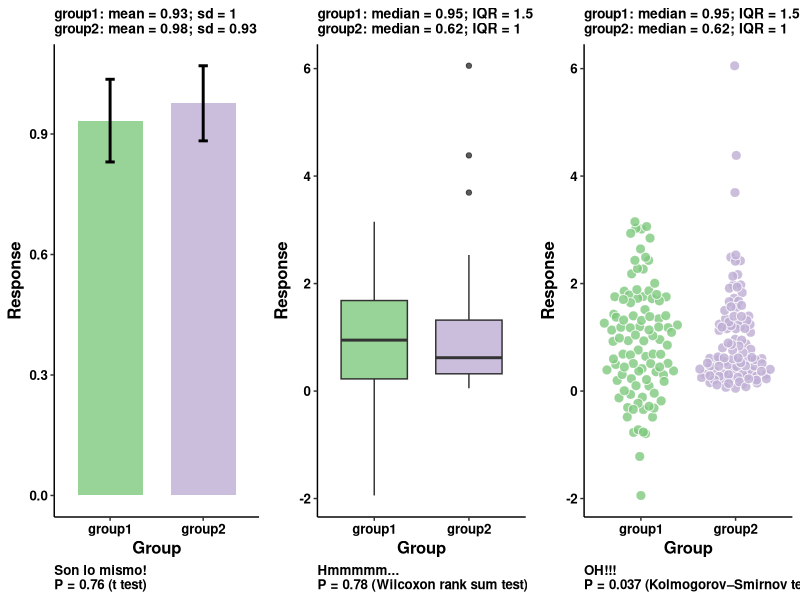
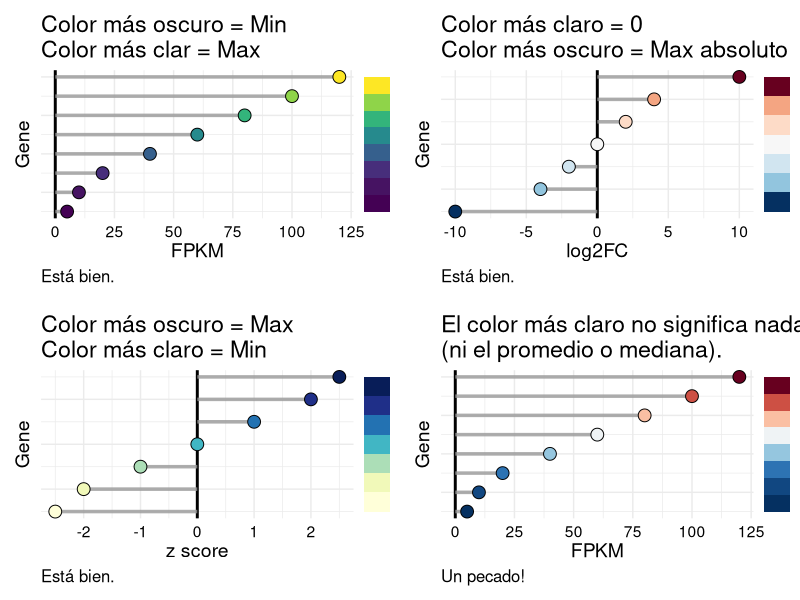
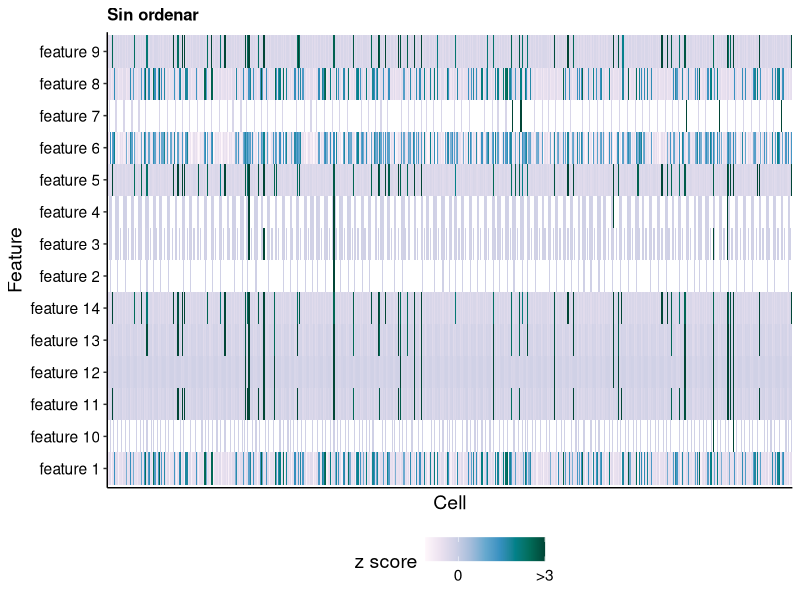
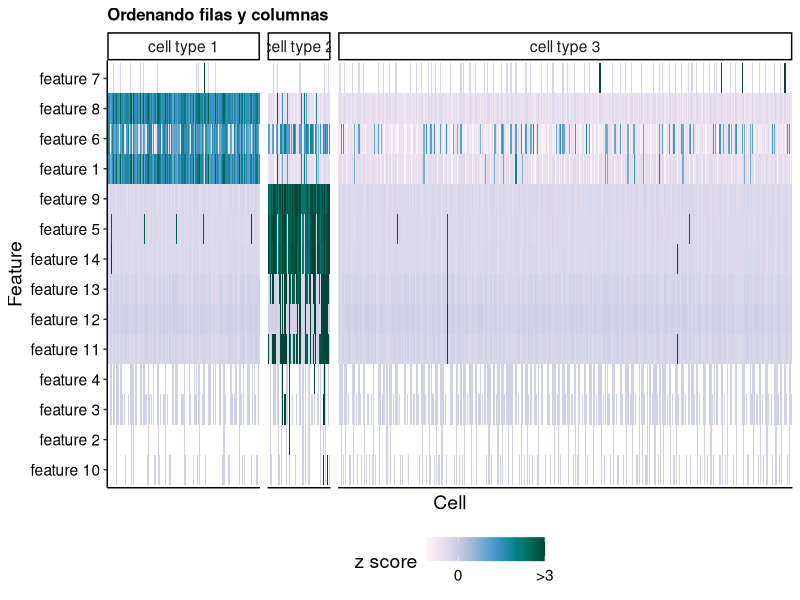
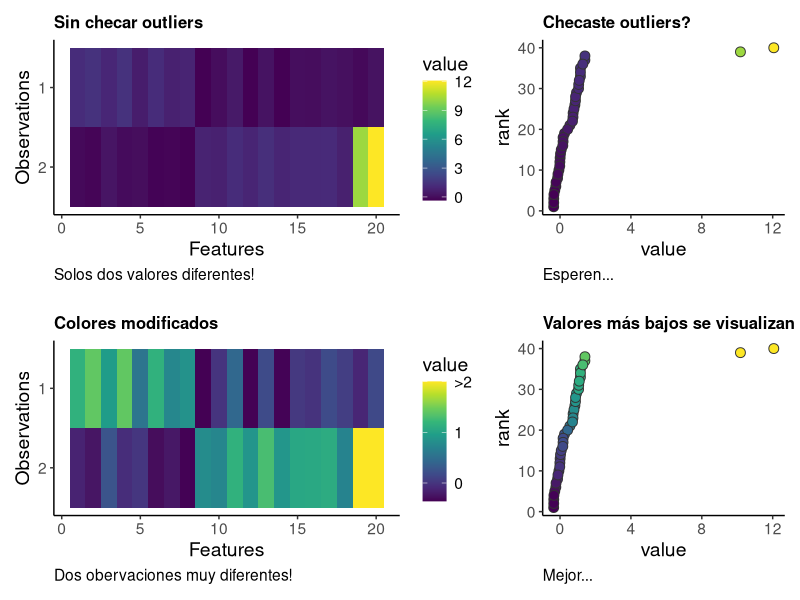
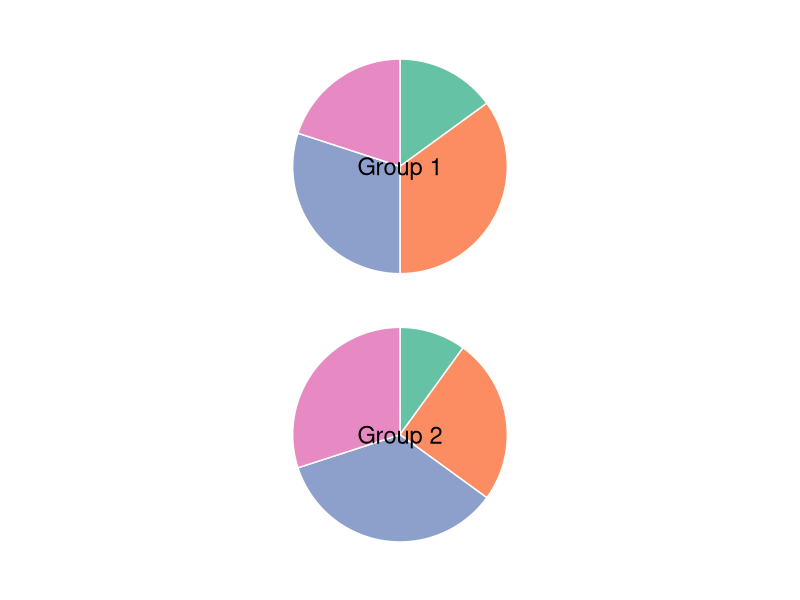
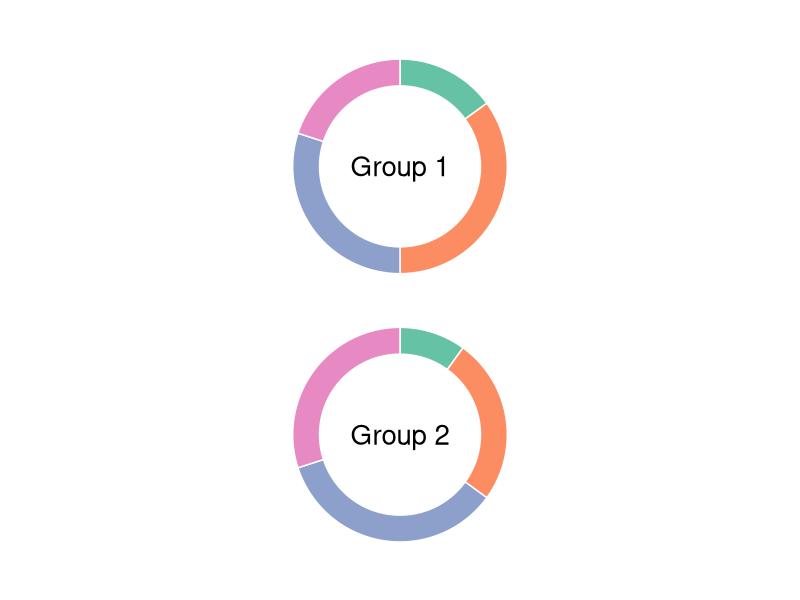
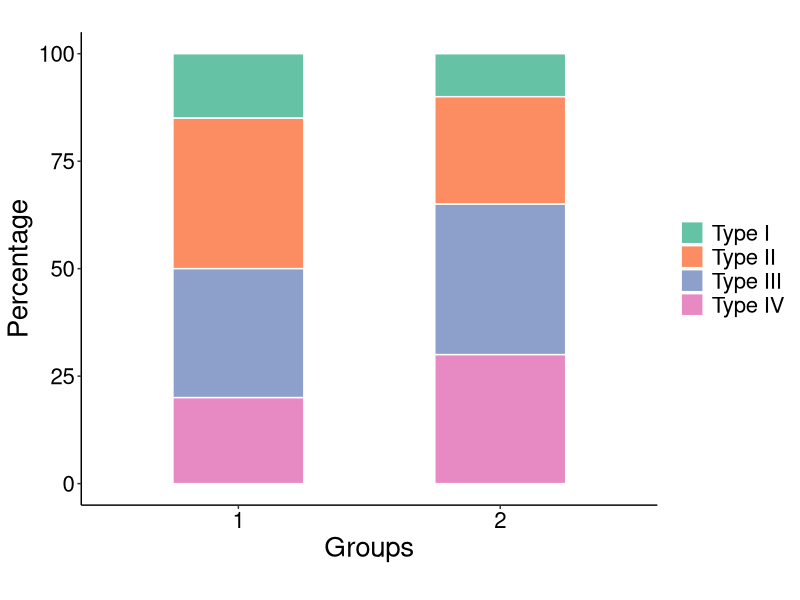

Recreate these plots in R, in order.
#install.packages("ggbeeswarm")
library(tidyverse)
library(ggbeeswarm) 
library(RColorBrewer) 
library(cowplot) 

set.seed(666)
group1 <- rnorm(n = 100, mean = 1, sd = 1)
group2 <- rlnorm(n = 100, 
                 meanlog = log(1^2/sqrt(1^2 + 1^2)), 
                 sdlog = sqrt(log(1+(1^2/1^2))))

sd(group1)
sd(group2)

mean(group1)
mean(group2)

median(group1)
median(group2)

groups_long <- cbind(
  group1,
  group2
) %>% 
  as.data.frame() %>% 
  gather("group", "response", 1:2)

head(groups_long)

t.test(group1, group2)


wilcox.test(group1, group2)

ks.test(group1, group2)

# bar <- groups_long %>%
#   ggplot(aes(x = group, y = response)) +
#   geom_bar(stat = "summary", fun = mean,
#            width = 0.7, alpha = 0.8,
#            aes(fill = group)) +
#   stat_summary(geom = "errorbar", fun.data = "mean_se",
#                width = 0.1, size = 1) +
#   scale_fill_manual(values = brewer.pal(8, "Accent")[1:2]) +
#   labs(x = "Group",
#        y = "Response",
#        caption = paste0("Es lo mismo!\nP = ",
#                         signif(t.test(group1, group2)$p.value, 2),
#                         " (t test)")) +
#   theme_classic() +
#   theme(
#     text = element_text(size = 12, face = "bold", color = "black"),
#     axis.text = element_text(color = "black"),
#     legend.position = "none",
#     plot.title = element_text(size = 10),
#     plot.caption = element_text(hjust = 0)
#   ) +
#   ggtitle(
#     paste0(
#       "group1: mean = ", signif(mean(group1), 2),
#       "; sd = ", signif(sd(group1), 2), "\n",
#       "group2: mean = ", signif(mean(group2), 2),
#       "; sd = ", signif(sd(group2), 2)
#     ))
# 
# 
# 
# bar

# box <- groups_long %>%
#   ggplot(aes(x = group, y = response)) +
#   geom_boxplot(width = 0.7, alpha = 0.8,
#           aes(fill = group)) +
#   scale_fill_manual(values = brewer.pal(8, "Accent")[1:2]) +
#   labs(x = "Group",
#        y = "Response",
#        caption = paste0("Hmmmmm...\nP = ",
#                         signif(wilcox.test(group1, group2)$p.value, 2),
#                         " (Wilcoxon rank sum test)")) +
#   theme_classic() +
#   theme(
#     text = element_text(size = 12, face = "bold", color = "black"),
#     axis.text = element_text(color = "black"),
#     legend.position = "none",
#     plot.title = element_text(size = 10),
#     plot.caption = element_text(hjust = 0)
#   ) +
#   ggtitle(
#     paste0(
#       "group1: median = ", signif(median(group1), 2),
#       "; IQR = ", signif(IQR(group1), 2), "\n",
#       "group2: median = ", signif(median(group2), 2),
#       "; IQR = ", signif(IQR(group2), 2)
#     )
#   )
# 
# box

# dotplot <- groups_long %>%
#   ggplot(aes(x = group, y = response)) +
#   ggbeeswarm::geom_quasirandom(
#     shape = 21, color = "white",
#     alpha = 0.8, size = 3,
#     aes(fill = group)
#   ) +
#   scale_fill_manual(values = brewer.pal(8, "Accent")[1:2]) +
#   labs(x = "Group",
#        y = "Response",
#         caption = paste0("OH!!!\nP = ",
#                         signif(ks.test(group1, group2)$p.value, 2),
#                         " (Kolmogorov–Smirnov test)")) +
#   theme_classic() +
#   theme(
#     text = element_text(size = 12, face = "bold", color = "black"),
#     axis.text = element_text(color = "black"),
#     legend.position = "none",
#     plot.title = element_text(size = 10),
#     plot.caption = element_text(hjust = 0)
#   ) +
#   ggtitle(
#     paste0(
#       "group1: median = ", signif(median(group1), 2),
#       "; IQR = ", signif(IQR(group1), 2), "\n",
#       "group2: median = ", signif(median(group2), 2),
#       "; IQR = ", signif(IQR(group2), 2)
#     )
#   )
# 
# dotplot

bar <- groups_long %>% 
  ggplot(aes(x = group, y = response)) +
  geom_bar(stat = "summary", fun = mean, 
           width = 0.7, alpha = 0.8,
           aes(fill = group)) + 
  stat_summary(geom = "errorbar", fun.data = "mean_se",
               width = 0.1, size = 1) +
  scale_fill_manual(values = brewer.pal(8, "Accent")[1:2]) +
  labs(x = "Group",
       y = "Response",
       caption = paste0("Son lo mismo!\nP = ", 
                        signif(t.test(group1, group2)$p.value, 2),
                        " (t test)")) +
  theme_classic() +
  theme(
    text = element_text(size = 12, face = "bold", color = "black"),
    axis.text = element_text(color = "black"),
    legend.position = "none",
    plot.title = element_text(size = 10),
    plot.caption = element_text(hjust = 0)
  ) +
  ggtitle(
    paste0(
      "group1: mean = ", signif(mean(group1), 2), 
      "; sd = ", signif(sd(group1), 2), "\n",
      "group2: mean = ", signif(mean(group2), 2), 
      "; sd = ", signif(sd(group2), 2)
    )) 
  
  


box <- groups_long %>% 
  ggplot(aes(x = group, y = response)) +
  geom_boxplot(width = 0.7, alpha = 0.8, 
          aes(fill = group)) +
  scale_fill_manual(values = brewer.pal(8, "Accent")[1:2]) +
  labs(x = "Group",
       y = "Response",
       caption = paste0("Hmmmmm...\nP = ", 
                        signif(wilcox.test(group1, group2)$p.value, 2),
                        " (Wilcoxon rank sum test)")) +
  theme_classic() +
  theme(
    text = element_text(size = 12, face = "bold", color = "black"),
    axis.text = element_text(color = "black"),
    legend.position = "none",
    plot.title = element_text(size = 10),
    plot.caption = element_text(hjust = 0)
  ) +
  ggtitle(
    paste0(
      "group1: median = ", signif(median(group1), 2), 
      "; IQR = ", signif(IQR(group1), 2), "\n",
      "group2: median = ", signif(median(group2), 2), 
      "; IQR = ", signif(IQR(group2), 2)
    )
  )


dotplot <- groups_long %>% 
  ggplot(aes(x = group, y = response)) +
  ggbeeswarm::geom_quasirandom(
    shape = 21, color = "white", 
    alpha = 0.8, size = 3,
    aes(fill = group)
  ) +
  scale_fill_manual(values = brewer.pal(8, "Accent")[1:2]) +
  labs(x = "Group",
       y = "Response",
        caption = paste0("OH!!!\nP = ", 
                        signif(ks.test(group1, group2)$p.value, 2),
                        " (Kolmogorov–Smirnov test)")) +
  theme_classic() +
  theme(
    text = element_text(size = 12, face = "bold", color = "black"),
    axis.text = element_text(color = "black"),
    legend.position = "none",
    plot.title = element_text(size = 10),
    plot.caption = element_text(hjust = 0)
  ) +
  ggtitle(
    paste0(
      "group1: median = ", signif(median(group1), 2), 
      "; IQR = ", signif(IQR(group1), 2), "\n",
      "group2: median = ", signif(median(group2), 2), 
      "; IQR = ", signif(IQR(group2), 2)
    )
  )


library(cowplot)
cowplot::plot_grid(bar,box,dotplot, ncol = 3)

library(viridis) 
library(patchwork)

Dir1 <- data.frame(
  "FPKM" = c(5, 10, 20, 40, 60, 80, 100, 120),
  "Gene" = 1:8
)  

Dir2 <- data.frame(
  "log2FC" = c(-10, -4, -2, 0, 2, 4, 10),
  "Gene" = 1:7
)

Dir3 <- data.frame(
  "z.score" = c(-2.5, -2, -1, 0, 1, 2, 2.5),
  "Gene" = 1:7
)
  


A <- Dir1 %>% 
 ggplot(aes(x = Gene, y = FPKM)) +
  geom_hline(yintercept = 0, size = 1) +
  geom_segment(aes(x = Gene, xend = Gene), 
               yend = 0, size = 1.2, alpha = 0.8, color = "grey60") +
  geom_point(shape = 21, size = 4, aes(fill = FPKM)) +
  scale_fill_gradientn(colors = viridis(n = 10)) +
  labs(caption = "Está bien.") +
  theme_minimal() +
  theme(
    text = element_text(size = 14, color = "black"), 
    axis.text = element_text(color = "black"), 
    axis.text.y = element_blank(), 
    legend.position = "none",
    plot.caption = element_text(hjust = 0, size = 12)
  ) +
  coord_flip()+
  ggtitle("Color más oscuro = Min\nColor más clar = Max")

B <- Dir1 %>% 
  ggplot(aes(x = " ", y = Gene)) +
  geom_tile(aes(fill = FPKM)) +
  scale_fill_gradientn(colors = viridis(n = 10)) +
  theme_void() +
  theme(
    legend.position = "none"
  )

Good1 <- wrap_plots(A, B, nrow = 1, widths = c(1, 0.1))

C <- Dir2 %>% 
 ggplot(aes(x = Gene, y = log2FC)) +
  geom_hline(yintercept = 0, size = 1) +
  geom_segment(aes(x = Gene, xend = Gene), 
               yend = 0, size = 1.2, alpha = 0.8, color = "grey60") +
  geom_point(shape = 21, size = 4, aes(fill = log2FC)) +
  scale_fill_gradientn(colors = rev(brewer.pal(11, "RdBu"))) +
  labs(caption = "Está bien.") +
  theme_minimal() +
  theme(
    text = element_text(size = 14, color = "black"), 
    axis.text = element_text(color = "black"), 
    axis.text.y = element_blank(), 
    legend.position = "none",
    plot.caption = element_text(hjust = 0, size = 12)
  ) +
  coord_flip()+
  ggtitle("Color más claro = 0\nColor más oscuro = Max absoluto")

D <- Dir2 %>% 
  ggplot(aes(x = " ", y = Gene)) +
  geom_tile(aes(fill = log2FC)) +
  scale_fill_gradientn(colors = rev(brewer.pal(11, "RdBu"))) +
  theme_void() +
  theme(
    legend.position = "none"
  )

Good2 <- wrap_plots(C, D, nrow = 1, widths = c(1, 0.1))


E <- Dir3 %>% 
 ggplot(aes(x = Gene, y = z.score)) +
  geom_hline(yintercept = 0, size = 1) +
  geom_segment(aes(x = Gene, xend = Gene), 
               yend = 0, size = 1.2, alpha = 0.8, color = "grey60") +
  geom_point(shape = 21, size = 4, aes(fill = z.score)) +
  scale_fill_gradientn(colors = brewer.pal(9, "YlGnBu")) +
  labs(caption = "Está bien.",
       y = "z score") +
  theme_minimal() +
  theme(
    text = element_text(size = 14, color = "black"), 
    axis.text = element_text(color = "black"), 
    axis.text.y = element_blank(), 
    legend.position = "none",
    plot.caption = element_text(hjust = 0, size = 12)
  ) +
  coord_flip()+
  ggtitle("Color más oscuro = Max\nColor más claro = Min")

eF <- Dir3 %>% 
  ggplot(aes(x = " ", y = Gene)) +
  geom_tile(aes(fill = z.score)) +
  scale_fill_gradientn(colors = brewer.pal(9, "YlGnBu")) +
  theme_void() +
  theme(
    legend.position = "none"
  )


Good3 <- wrap_plots(E, eF, nrow = 1, widths = c(1, 0.1))

G <- Dir1 %>% 
 ggplot(aes(x = Gene, y = FPKM)) +
  geom_hline(yintercept = 0, size = 1) +
  geom_segment(aes(x = Gene, xend = Gene), 
               yend = 0, size = 1.2, alpha = 0.8, color = "grey60") +
  geom_point(shape = 21, size = 4, aes(fill = FPKM)) +
  scale_fill_gradientn(colors = rev(brewer.pal(11, "RdBu"))) +
  labs(caption = "Un pecado!") +
  theme_minimal() +
  theme(
    text = element_text(size = 14, color = "black"), 
    axis.text = element_text(color = "black"), 
    axis.text.y = element_blank(), 
    legend.position = "none",
    plot.caption = element_text(hjust = 0, size = 12)
  ) +
  coord_flip()+
  ggtitle("El color más claro no significa nada\n(ni el promedio o mediana).")

H <- Dir1 %>% 
  ggplot(aes(x = " ", y = Gene)) +
  geom_tile(aes(fill = FPKM)) +
  scale_fill_gradientn(colors = rev(brewer.pal(11, "RdBu"))) +
  theme_void() +
  theme(
    legend.position = "none"
  )

Bad <- wrap_plots(G, H, nrow = 1, widths = c(1, 0.1))



cowplot::plot_grid(
  Good1, Good2, Good3, Bad,
  nrow = 2, ncol = 2
)

heatmap_data <- read_csv("../Data/deidentified_cell_feature_data.csv")

head(heatmap_data)

heatmap_data %>% 
  group_by(cell_type) %>% 
  count()

# sin_ordenar <- heatmap_data %>%
#   mutate(z2 = case_when(
#     z >= 3 ~ 3,
#     T ~ z
#   )) %>%
#   ggplot(aes(x = cell, y = feature)) +
#   geom_tile(aes(fill = z2)) +
#   scale_fill_gradientn(colors = brewer.pal(9, "PuBuGn"),
#                        breaks = c(0, 3),
#                        labels = c("0", ">3")) +
#   scale_x_discrete(labels = NULL) +
#   labs(x = "Cell",
#        y = "Feature",
#        fill = "z score",
#        title = "Sin ordenar") +
#   theme_classic() +
#   theme(
#     text = element_text(size = 14, color = "black"),
#     axis.text = element_text(color = "black"),
#     legend.position = "bottom",
#     axis.ticks.x = element_blank(),
#     plot.caption = element_text(hjust = 0),
#     plot.title = element_text(size = 12, face = "bold")
#   )
# 
# sin_ordenar

sin_ordenar <- heatmap_data %>% 
  mutate(z2 = case_when(
    z >= 3 ~ 3,
    T ~ z
  )) %>% 
  ggplot(aes(x = cell, y = feature)) +
  geom_tile(aes(fill = z2)) +
  scale_fill_gradientn(colors = brewer.pal(9, "PuBuGn"), 
                       breaks = c(0, 3),
                       labels = c("0", ">3")) +
  scale_x_discrete(labels = NULL) +
  labs(x = "Cell",
       y = "Feature",
       fill = "z score",
       title = "Sin ordenar") +
  theme_classic() +
  theme(
    text = element_text(size = 14, color = "black"),
    axis.text = element_text(color = "black"),
    legend.position = "bottom",
    axis.ticks.x = element_blank(),
    plot.caption = element_text(hjust = 0),
    plot.title = element_text(size = 12, face = "bold")
  )

sin_ordenar

# ordenando <- heatmap_data %>%
#   mutate(z2 = case_when(
#     z >= 3 ~ 3,
#     T ~ z
#   )) %>%
#   mutate(tag = case_when(
#     str_detect(feature, " 7") ~ 1,
#     str_detect(feature, " 8| 6| 1$") ~ 2,
#     str_detect(feature, " 2| 3| 4| 10") ~ 4,
#     T ~ 3
#   )) %>%
#   mutate(feature = reorder(feature, -tag)) %>%
#   ggplot(aes(x = cell, y = feature)) +
#   facet_grid(. ~ cell_type, scales = "free_x", space = "free_x") +
#   geom_tile(aes(fill = z2)) +
#   scale_fill_gradientn(colors = brewer.pal(9, "PuBuGn"),
#                        breaks = c(0, 3),
#                        labels = c("0", ">3")) +
#   scale_x_discrete(labels = NULL) +
#   labs(x = "Cell",
#        y = "Feature",
#        fill = "z score",
#        title = "Ordenando filas y columnas") +
#   theme_classic() +
#   theme(
#     text = element_text(size = 14, color = "black"),
#     axis.text = element_text(color = "black"),
#     legend.position = "bottom",
#     axis.ticks.x = element_blank(),
#     plot.caption = element_text(hjust = 0),
#     plot.title = element_text(size = 12, face = "bold")
#   )
# 
# ordenando

ordenando <- heatmap_data %>% 
  mutate(z2 = case_when(
    z >= 3 ~ 3,
    T ~ z
  )) %>% 
  mutate(tag = case_when(
    str_detect(feature, " 7") ~ 1,
    str_detect(feature, " 8| 6| 1$") ~ 2,
    str_detect(feature, " 2| 3| 4| 10") ~ 4,
    T ~ 3
  )) %>% 
  mutate(feature = reorder(feature, -tag)) %>% 
  ggplot(aes(x = cell, y = feature)) +
  facet_grid(. ~ cell_type, scales = "free_x", space = "free_x") +
  geom_tile(aes(fill = z2)) +
  scale_fill_gradientn(colors = brewer.pal(9, "PuBuGn"), 
                       breaks = c(0, 3),
                       labels = c("0", ">3")) +
  scale_x_discrete(labels = NULL) +
  labs(x = "Cell",
       y = "Feature",
       fill = "z score",
       title = "Ordenando filas y columnas") +
  theme_classic() +
  theme(
    text = element_text(size = 14, color = "black"),
    axis.text = element_text(color = "black"),
    legend.position = "bottom",
    axis.ticks.x = element_blank(),
    plot.caption = element_text(hjust = 0),
    plot.title = element_text(size = 12, face = "bold")
  )

ordenando

set.seed(666)
group1 <- rnorm(mean = 1, sd = 0.2, n = 8)
group2 <- rnorm(mean = 0, sd = 0.2, n = 12)
group3 <- rnorm(mean = 0, sd = 0.2, n = 8)
group4 <- rnorm(mean = 1, sd = 0.2, n = 10)
group5 <- rnorm(mean = 10, sd = 1, n = 2)

toydata <- data.frame(
  observation1 = c(group1, group2),
  observation2 = c(group3, group4, group5)
  ) %>% 
  mutate(feature = 1:20) %>% 
  pivot_longer(cols = !feature, names_to = "observation", values_to = "value") %>% 
  mutate(observation2 = str_remove(observation, "observation"))

p1 <- toydata %>% 
  mutate(observation2 = fct_rev(observation2)) %>% 
  ggplot(aes(x = observation2, y = feature)) +
  geom_tile(aes(fill = value)) +
  scale_fill_gradientn(colors = viridis(n = 10)) +
  labs(x = "Observations",
       y = "Features",
       caption = "Solos dos valores diferentes!\n",
       title = "Sin checar outliers") +
  theme_classic() +
  theme(
    text = element_text(size = 14),
   # legend.position = "bottom",
    plot.caption = element_text(hjust = 0),
    plot.title = element_text(size = 12, face = "bold")
  ) +
  coord_flip()


p2 <- toydata %>% 
  mutate(observation2 = fct_rev(observation2)) %>%
  mutate(rank = rank(value, ties.method = "first")) %>% 
  ggplot(aes(x = value, y = rank)) +
  geom_point(shape = 21, color = "grey20", 
             aes(fill = value), size = 3) +
  scale_fill_gradientn(colors = viridis(n = 10)) +
  labs(caption = "Esperen...\n",
       title = "Checaste outliers?") +
  theme_classic() +
  theme(
    text = element_text(size = 14),
    legend.position = "none",
    plot.caption = element_text(hjust = 0),
    plot.title = element_text(size = 12, face = "bold")
  )


p3 <- toydata %>% 
  mutate(observation2 = fct_rev(observation2)) %>%
  mutate(rank = rank(value, ties.method = "first")) %>% 
  mutate(value2 = case_when(
    value >= 2 ~ 2,
    T ~ value
  )) %>% 
  ggplot(aes(x = value, y = rank)) +
  geom_point(shape = 21, color = "grey20", 
             aes(fill = value2), size = 3) +
  scale_fill_gradientn(colors = viridis(n = 10),
                       breaks = c(0, 1, 2),
                       labels = c("0", "1", ">2")
                       ) +
  labs(fill = "value",
       caption = "Mejor...",
       title = "Valores más bajos se visualizan mejor") +
  theme_classic() +
  theme(
    text = element_text(size = 14),
    legend.position = "none",
    plot.caption = element_text(hjust = 0),
    plot.title = element_text(size = 12, face = "bold")
  )

p4 <- toydata %>% 
  mutate(observation2 = fct_rev(observation2)) %>% 
  mutate(value2 = case_when(
    value >= 1.5 ~ 2,
    T ~ value
  )) %>% 
  ggplot(aes(x = observation2, y = feature)) +
  geom_tile(aes(fill = value2)) +
  scale_fill_gradientn(colors = viridis(n = 10),
                       breaks = c(0, 1, 2),
                       labels = c("0", "1", ">2")
                       ) +
  labs(x = "Observations",
       y = "Features",
       fill = "value",
       caption = "Dos obervaciones muy diferentes!",
       title = "Colores modificados") +
  theme_classic() +
  theme(
    text = element_text(size = 14),
    #legend.position = "bottom",
    plot.caption = element_text(hjust = 0),
    plot.title = element_text(size = 12, face = "bold")
  ) +
  coord_flip()


wrap_plots(p1, p2, p4, p3, 
           nrow = 2, ncol = 2, 
           widths = c(1, 0.7))

group1 <- data.frame(
  "Type" = c("Type I", "Type II", "Type III", "Type IV"),"Percentage" = c(15, 35, 30, 20))

group2 <- data.frame(
  "Type" = c("Type I", "Type II", "Type III", "Type IV"),"Percentage" = c(10, 25, 35, 30))

head(group2)

# g1_pie <- group1 %>%
#   ggplot(aes(x = "", y = Percentage)) +
#   geom_bar(stat = "identity", width = 0.7,
#            color = "white",
#            aes(fill = Type)) +
#   annotate(geom = "text", x = -Inf, y = Inf,
#            label = "Group 1", size = 4, hjust = 0.5, vjust = 0.5) +
#   labs(fill  = NULL,
#        title = "Pie charts:\nArc lengths & area\nrepresent data") +
#   scale_fill_manual(values = brewer.pal(8, "Set2")) +
#   coord_polar("y", start = 0, direction = -1) +
#   theme_void() +
#   theme(
#     text = element_text(size = 14),
#     plot.title = element_text(size = 12),
#     legend.position = "none"
#   )
# 
# g2_pie <- group2 %>%
#   ggplot(aes(x = "", y = Percentage)) +
#   geom_bar(stat = "identity", width = 0.7,
#            color = "white",
#            aes(fill = Type)) +
#   annotate(geom = "text", x = -Inf, y = Inf,
#            label = "Group 2", size = 4, hjust = 0.5, vjust = 0.5) +
#   scale_fill_manual(values = brewer.pal(8, "Set2")) +
#   labs(fill  = NULL,
#        caption = "Hard to compare groups.\nArc length redundant with area.") +
#   coord_polar("y", start = 0, direction = -1) +
#   theme_void() +
#   theme(
#     text = element_text(size = 14),
#     plot.caption = element_text(hjust = 0),
#     legend.position = "none"
#   )
# 
# pies <- wrap_plots(g1_pie, g2_pie, nrow = 2)
# pies

g1_pie <- group1 %>% 
  ggplot(aes(x = "", y = Percentage)) +
  geom_bar(stat = "identity", width = 0.7,
           color = "white",
           aes(fill = Type)) +
  annotate(geom = "text", x = -Inf, y = Inf, 
           label = "Group 1", size = 6, hjust = 0.5, vjust = 0.5) +
  labs(fill  = NULL,
       title = "") +
  scale_fill_manual(values = brewer.pal(8, "Set2")) +
  coord_polar("y", start = 0, direction = -1) +
  theme_void() +
  theme(
    text = element_text(size = 14),
    plot.title = element_text(size = 12),
    legend.position = "none"
  )

g2_pie <- group2 %>% 
  ggplot(aes(x = "", y = Percentage)) +
  geom_bar(stat = "identity", width = 0.7, 
           color = "white",
           aes(fill = Type)) +
  annotate(geom = "text", x = -Inf, y = Inf, 
           label = "Group 2", size = 6, hjust = 0.5, vjust = 0.5) +
  scale_fill_manual(values = brewer.pal(8, "Set2")) +
  labs(fill  = NULL,
       caption = "") +
  coord_polar("y", start = 0, direction = -1) +
  theme_void() +
  theme(
    text = element_text(size = 14),
    plot.caption = element_text(hjust = 0),
    legend.position = "none"
  )

pies <- wrap_plots(g1_pie, g2_pie, nrow = 2)
pies

group1$ymax <- cumsum(group1$Percentage)
group1$ymin <- c(0, head(group1$ymax, n = (nrow(group1)-1)))
group2$ymax <- cumsum(group2$Percentage)
group2$ymin <- c(0, head(group2$ymax, n = (nrow(group1)-1)))

# g1_donut <- group1 %>%
#   ggplot(aes(x = 1:4, y = Percentage)) +
#   geom_rect(aes(ymin = ymin, ymax = ymax, fill = Type),
#             xmax = 4, xmin = 3, color = "white") +
#   annotate(geom = "text", x = 0, y = Inf,
#            label = "Group 1", size = 4, hjust = 0.5, vjust = 0.5) +
#   labs(fill  = NULL,
#        title = "") +
#   scale_fill_manual(values = brewer.pal(8, "Set2")) +
#   coord_polar(theta = "y", start = 0, direction = 1) +
#   theme_void() +
#   theme(
#     text = element_text(size = 14),
#     plot.title = element_text(size = 12),
#     legend.position = "none"
#   )
# 
# g2_donut <- group2 %>%
#   ggplot(aes(x = 1:4, y = Percentage)) +
#   geom_rect(aes(ymin = ymin, ymax = ymax, fill = Type),
#             xmax = 4, xmin = 3, color = "white") +
#   annotate(geom = "text", x = 0, y = Inf,
#            label = "Group 2", size = 4, hjust = 0.5, vjust = 0.5) +
#   labs(fill  = NULL,
#        caption = "")  +
#   scale_fill_manual(values = brewer.pal(8, "Set2")) +
#   coord_polar(theta = "y", start = 0, direction = 1) +
#   theme_void() +
#   theme(
#     text = element_text(size = 14),
#     plot.caption = element_text(hjust = 0),
#     legend.position = "none"
#   )
# 
# donuts <- wrap_plots(g1_donut, g2_donut, nrow = 2)
# donuts

g1_donut <- group1 %>% 
  ggplot(aes(x = 1:4, y = Percentage)) +
  geom_rect(aes(ymin = ymin, ymax = ymax, fill = Type), 
            xmax = 4, xmin = 3, color = "white") +
  annotate(geom = "text", x = 0, y = Inf, 
           label = "Group 1", size = 7, hjust = 0.5, vjust = 0.5) +
  labs(fill  = NULL,
       title = "") +
  scale_fill_manual(values = brewer.pal(8, "Set2")) +
  coord_polar(theta = "y", start = 0, direction = 1) +
  theme_void() +
  theme(
    text = element_text(size = 14),
    plot.title = element_text(size = 12),
    legend.position = "none"
  )

g2_donut <- group2 %>% 
  ggplot(aes(x = 1:4, y = Percentage)) +
  geom_rect(aes(ymin = ymin, ymax = ymax, fill = Type), 
            xmax = 4, xmin = 3, color = "white") +
  annotate(geom = "text", x = 0, y = Inf, 
           label = "Group 2", size = 7, hjust = 0.5, vjust = 0.5) +
  labs(fill  = NULL,
       caption = "")  +
  scale_fill_manual(values = brewer.pal(8, "Set2")) +
  coord_polar(theta = "y", start = 0, direction = 1) +
  theme_void() +
  theme(
    text = element_text(size = 14),
    plot.caption = element_text(hjust = 0),
    legend.position = "none"
  )

donuts <- wrap_plots(g1_donut, g2_donut, nrow = 2)
donuts

TwoGroups <- rbind(
  group1 %>% 
    mutate(group = "1"),
  group2 %>% 
    mutate(group = "2")
)

# StackedBar <- TwoGroups %>%
#   ggplot(aes(x = group, y = Percentage)) +
#   geom_bar(stat = "identity", aes(fill = Type),
#            width = 0.5, color = "white") +
#   labs(fill  = NULL,
#        x = "Groups",
#        title = "Stacked Bars:\nJust unwrap\nthe polar coordinate!",
#        caption = "Easier to compare groups.\nData represented by bar heights.") +
#   scale_fill_manual(values = brewer.pal(8, "Set2")) +
#   theme_classic() +
#   theme(
#     text = element_text(size = 14),
#     axis.text = element_text(color = "black"),
#     plot.title = element_text(size = 12),
#     plot.caption = element_text(hjust = 0)
#   )
# 
# StackedBar

StackedBar <- TwoGroups %>% 
  ggplot(aes(x = group, y = Percentage)) +
  geom_bar(stat = "identity", aes(fill = Type),
           width = 0.5, color = "white") +
  labs(fill  = NULL,
       x = "Groups",
       title = "",
       caption = "") +
  scale_fill_manual(values = brewer.pal(8, "Set2")) +
  theme_classic() +
  theme(
    text = element_text(size = 20),
    axis.text = element_text(color = "black"),
    plot.title = element_text(size = 12),
    plot.caption = element_text(hjust = 0)
  )

StackedBar

set.seed(666)

generate_percentages <- function(N){
  random_N <- rlnorm(n = N, sdlog = 3)
  (random_N / sum(random_N)) * 100
} 

my_data <- replicate(100, generate_percentages(8)) %>% 
  as.data.frame() %>%
  cbind(class = letters[1:8]) %>% 
  pivot_longer(cols = !class, names_to = "sample", values_to = "percentage")


no_reorder <- my_data %>% 
  ggplot(aes(x = sample, y = percentage)) +
  geom_bar(stat = "identity", aes(fill = class)) +
  scale_fill_manual(values = brewer.pal(8, "Set2")) +
  theme_classic() +
  theme(axis.text.x = element_blank())


sample_grouping <- my_data %>% 
  group_by(sample) %>% 
  slice_max(order_by = percentage) %>% 
  select(class, sample) %>% 
  rename(peak_class = class)


my_data_reordered <- my_data %>% 
  inner_join(sample_grouping, by = "sample") %>% 
  group_by(peak_class) %>% 
  mutate(rank = rank(percentage)) %>%  
  mutate(sample = reorder(sample, -rank)) %>%  
  ungroup()
  

bars_reordered <- my_data_reordered %>% 
  ggplot(aes(x = sample, y = percentage)) +
  geom_bar(stat = "identity", aes(fill = class)) +
  scale_fill_manual(values = brewer.pal(8, "Set2")) +
  theme_classic() +
  theme(axis.text.x = element_blank(),
        strip.background = element_blank(),
        strip.text = element_blank(),
        panel.spacing.x = unit(0.1, "line")) 

wrap_plots(
  no_reorder +
    labs(title = "Sin reordenar"),
  bars_reordered +
    labs(title = "Barras ordenadas"), 
  guides = "collect",
  nrow = 2
) &
  labs(y = "relative abundance (%)") &
  theme(title = element_text(size = 10))



set.seed(666)


data1 <- data.frame(
  response = rnorm(n = 100, mean = 5, sd = 2)
) %>% 
  mutate(group = "group1")

data2 <- data.frame(
  response = c(
    rnorm(n = 50, mean = 2.5, sd = 1),
    rnorm(n = 50, mean = 7.5, sd = 1)
  )) %>% 
    mutate(group = "group2")

data3 <- data.frame(
  response = c(
    rnorm(n = 33, mean = 2, sd = 0.5),
    rnorm(n = 33, mean = 5, sd = 0.5),
    rnorm(n = 33, mean = 8, sd = 0.5)
  )) %>% 
    mutate(group = "group3")

Box <- rbind(
  data1, 
  data2,
  data3
) %>% 
  ggplot(aes(x = group, y = response)) +
  geom_boxplot(aes(fill = group), alpha = 0.8, width = 0.7) +
  scale_fill_manual(values = brewer.pal(8, "Set2")) +
  labs(title = "Very similar!") + 
  theme_classic()


Dots <- rbind(
  data1, 
  data2,
  data3
) %>% 
  ggplot(aes(x = group, y = response)) +
  geom_quasirandom(aes(color = group), alpha = 0.8) +
  scale_color_manual(values = brewer.pal(8, "Set2")) +
  labs(title = "I guess not!") + 
  theme_classic()


wrap_plots(
  Box, Dots,
  nrow = 1
) &
  theme(legend.position = "none")


set.seed(666)

M3 <- data.frame(
  conc = rnorm(n = 8, mean = 0.03, sd = 0.01)
) %>% 
  mutate(group = "ctrl") %>% 
  rbind(
    data.frame(
      conc = rnorm(n = 6, mean = 0.25, sd = 0.02)
    ) %>% 
      mutate(group = "trt")
  ) %>% 
  mutate(metabolite = "q2")

M2 <- data.frame(
  conc = rnorm(n = 8, mean = 6, sd = 1)
) %>% 
  mutate(group = "ctrl") %>% 
  rbind(
    data.frame(
      conc = rnorm(n = 6, mean = 5.5, sd = 1.1)
    ) %>% 
      mutate(group = "trt")
  ) %>% 
  mutate(metabolite = "q1")

M1 <- data.frame(
  conc = rnorm(n = 8, mean = 20, sd = 0.5)
) %>% 
  mutate(group = "ctrl") %>% 
  rbind(
    data.frame(
      conc = rnorm(n = 6, mean = 19.5, sd = 1.2)
    ) %>% 
      mutate(group = "trt")
  ) %>% 
  mutate(metabolite = "q0")

toydata <- rbind(
  M1, M2, M3
)

head(toydata)

# same_scale <- toydata %>%
#   ggplot(aes(x = group, y = conc)) +
#   facet_grid(. ~ metabolite) +
#   geom_bar(stat = "summary", fill = NA, aes(color = group),
#            alpha = 0.8, fun = mean, width = 0.5, size = 0.8) +
#   ggbeeswarm::geom_quasirandom(
#     shape = 21, size = 2.5, alpha = 0.8, color = "white",
#     aes(fill = group), width = 0.2
#   ) +
#   scale_fill_manual(values = c("grey20", "tomato1")) +
#   scale_color_manual(values = c("grey20", "tomato1")) +
#   labs(y = "# efectivo de especies",
#        x = "Group",
#        title = "Basic layout",
#        caption = "No hay diferencias con el control!\n") +
#   theme_classic() +
#   theme(
#     legend.position = "none",
#     text = element_text(size = 16, color = "black"),
#     axis.text = element_text(color = "black"),
#     panel.spacing = unit(1, "lines"),
#     title = element_text(size = 16, face = "bold"),
#     plot.caption= element_text(size = 16, hjust = 0)
#   )
# 
# same_scale

same_scale <- toydata %>% 
  ggplot(aes(x = group, y = conc)) +
  facet_grid(. ~ metabolite) +
  geom_bar(stat = "summary", fill = NA, aes(color = group), 
           alpha = 0.8, fun = mean, width = 0.5, size = 0.8) +
  ggbeeswarm::geom_quasirandom(
    shape = 21, size = 2.5, alpha = 0.8, color = "white",
    aes(fill = group), width = 0.2
  ) +
  scale_fill_manual(values = c("grey20", "tomato1")) +
  scale_color_manual(values = c("grey20", "tomato1")) +
  labs(y = "# efectivo de especies",
       x = "Group",
       title = "",
       caption = "No hay diferencias con el control!\n") +
  theme_classic() +
  theme(
    legend.position = "none",
    text = element_text(size = 20, color = "black"),
    axis.text = element_text(color = "black"),
    panel.spacing = unit(1, "lines"),
    title = element_text(size = 18, face = "bold"),
    plot.caption= element_text(size = 18, hjust = 0)
  )+ggpubr::stat_compare_means(method = "t.test")

same_scale

# free_scale <- toydata %>%
#   ggplot(aes(x = group, y = conc)) +
#   facet_wrap(. ~ metabolite, scales = "free_y") +
#   geom_bar(stat = "summary", fill = NA, aes(color = group),
#            alpha = 0.8, fun = mean, width = 0.5, size = 0.8) +
#   ggbeeswarm::geom_quasirandom(
#     shape = 21, size = 2.5, alpha = 0.8, color = "white",
#     aes(fill = group), width = 0.2
#   ) +
#   scale_fill_manual(values = c("grey20", "tomato1")) +
#   scale_color_manual(values = c("grey20", "tomato1")) +
#   labs(y = "# efectivo de especies",
#        x = "Group",
#        title = "",
#        caption = "OH!!!") +
#   theme_classic() +
#   theme(
#     legend.position = "none",
#     text = element_text(size = 20, color = "black"),
#     axis.text = element_text(color = "black"),
#     panel.spacing = unit(1, "lines"),
#     title = element_text(size = 20, face = "bold"),
#     plot.caption= element_text(size = 20, hjust = 0)
#   ) +ggpubr::stat_compare_means(method = "t.test")
# 
# free_scale

free_scale <- toydata %>% 
  ggplot(aes(x = group, y = conc)) +
  facet_wrap(. ~ metabolite, scales = "free_y") +
  geom_bar(stat = "summary", fill = NA, aes(color = group), 
           alpha = 0.8, fun = mean, width = 0.5, size = 0.8) +
  ggbeeswarm::geom_quasirandom(
    shape = 21, size = 2.5, alpha = 0.8, color = "white",
    aes(fill = group), width = 0.2
  ) +
  scale_fill_manual(values = c("grey20", "tomato1")) +
  scale_color_manual(values = c("grey20", "tomato1")) +
  labs(y = "# efectivo de especies",
       x = "Group",
       title = "",
       caption = "OH!!!") +
  theme_classic() +
  theme(
    legend.position = "none",
    text = element_text(size = 20, color = "black"),
    axis.text = element_text(color = "black"),
    panel.spacing = unit(1, "lines"),
    title = element_text(size = 20, face = "bold"),
    plot.caption= element_text(size = 20, hjust = 0)
  ) +ggpubr::stat_compare_means(method = "t.test")

free_scale

set.seed(666)
Example_data1 <- rbind(
  rnorm(3, mean = 5, sd = 0.5) %>%
    as.data.frame() %>% 
    mutate(time = 1),
  rnorm(3, mean = 8, sd = 0.5) %>% 
    as.data.frame() %>% 
    mutate(time = 2),
  rnorm(3, mean = 10, sd = 0.5) %>%
    as.data.frame() %>% 
    mutate(time = 3)
) %>% 
  rename(response = ".")

Dotline <- Example_data1 %>% 
  ggplot(aes(x = time, y = response)) +
  stat_summary(geom = "line", fun.data = mean_se, 
               size = 1.1, alpha = 0.8, color = "grey60") +
  geom_point(aes(fill = as.factor(time)), shape = 21, color = "grey20",
             alpha = 0.8, size = 3, position = position_jitter(0.1, seed = 666)) +
  stat_summary(geom = "errorbar", fun.data = mean_se,
               width = 0.05, alpha = 0.8) +
  scale_fill_manual(values = brewer.pal(8, "Accent")) +
  scale_x_continuous(breaks = c(1, 2, 3)) +
  labs(x = "Time point",
       y = "Response",
       title = "Los Dot/line plots se\n basan en posición",
       caption = "\nLos valores de posición están entre\n el eje x & y") +
  theme_classic() +
  theme(
    legend.position = "none",
    text = element_text(size = 14, color = "black"),
    axis.text = element_text(color = "black"),
    plot.title = element_text(size = 12),
    plot.caption = element_text(hjust = 0)
  )



GoodBar <- Example_data1 %>% 
  ggplot(aes(x = time, y = response)) +
  stat_summary(geom = "bar", fun.data = mean_se, aes(color = as.factor(time)),
               size = 1.1, alpha = 0.8, fill = NA, width = 0.5) +
  geom_point(aes(fill = as.factor(time)), shape = 21, color = "grey20",
             alpha = 0.8, size = 3, position = position_jitter(0.1, seed = 666)) +
  stat_summary(geom = "errorbar", fun.data = mean_se,
               width = 0.05, alpha = 0.8) +
  scale_fill_manual(values = brewer.pal(8, "Accent")) +
  scale_color_manual(values = brewer.pal(8, "Accent")) +
  scale_x_continuous(breaks = c(1, 2, 3)) +
  labs(x = "Time point",
       y = "\nResponse",
       title = "Los Barplots están\nbasadas en longitud",
       caption = "\nLos valores se representan con\nla distancia del eje x") +
  theme_classic() +
  theme(
    legend.position = "none",
    text = element_text(size = 14, color = "black"),
    axis.text = element_text(color = "black"),
    plot.title = element_text(size = 12),
    plot.caption = element_text(hjust = 0)
  )


Example_data1_s <- Example_data1 %>% 
  group_by(time) %>% 
  summarise(response = mean(response))



BadBar <- Example_data1 %>% 
  ggplot(aes(x = time, y = response)) +
  geom_rect(data = Example_data1_s,
            aes(ymax = response, xmin = time-0.25, xmax = time+0.25,
                color = as.factor(time)), 
            ymin = 4.5, fill = NA, alpha = 0.8, size = 1.1) +
  geom_point(aes(fill = as.factor(time)), shape = 21, color = "grey20",
             alpha = 0.8, size = 3, position = position_jitter(0.1, seed = 666)) +
  stat_summary(geom = "errorbar", fun.data = mean_se,
               width = 0.05, alpha = 0.8) +
  scale_fill_manual(values = brewer.pal(8, "Accent")) +
  scale_color_manual(values = brewer.pal(8, "Accent")) +
  scale_x_continuous(breaks = c(1, 2, 3)) +
  ylim(c(4.25, 11)) + 
  labs(x = "Time point",
       y = "\nResponse",
       title = "NUNCA HAGAS ESTO!",
       caption = "\nLa longitud de las barras\nse pueden malinterpretar") +
  theme_classic() +
  theme(
    legend.position = "none",
    text = element_text(size = 14, color = "black"),
    axis.text = element_text(color = "black"),
    plot.title = element_text(size = 12),
    plot.caption = element_text(hjust = 0)
  )


plot_grid(Dotline, GoodBar, BadBar, 
          align = "h", axis = "lrtb", nrow = 1)
